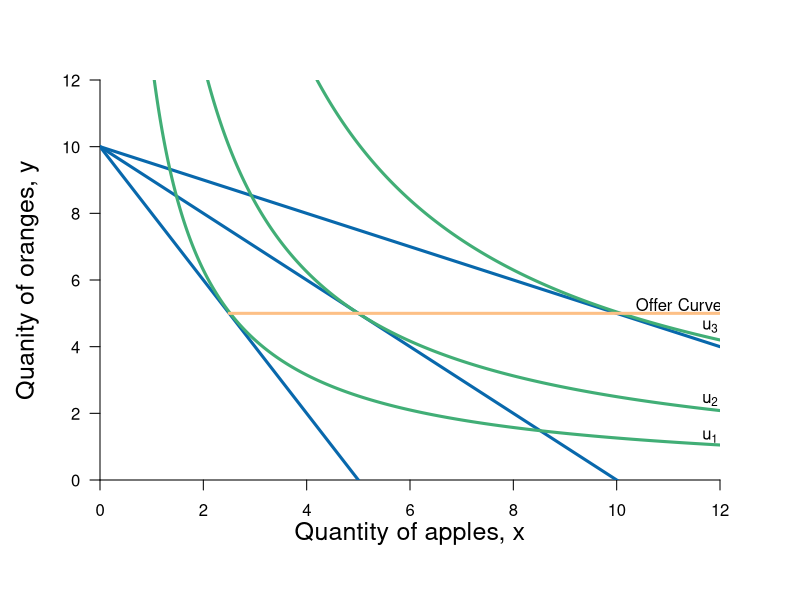

Write R code to recreate this figure.
require(shape)
pdf(file = "bfh-textbook/constrained_optimization/offer_curve_cd.pdf", width = 9, height = 7)

#Set parameters for graphics
axislabelsize <- 1.5
graphlinewidth <- 3
segmentlinewidth <- 2

COL <- c("#7fc97f", "#beaed4", "#fdc086", "#ffff99", "#386cb0", "#f0027f", "#bf5b17", "#666666")
COLA <- c("#99d8c9","#66c2a4","#41ae76", "#238b45", "#005824")
COLB <- c("#4eb3d3", "#2b8cbe", "#0868ac","#084081")

#Edited the margins to cater for the larger LHS labels
par(mar =  c(6, 5, 4, 4))

uA <- function(x, y, alpha = 0.5) {
  (x^alpha)*(y^(1 - alpha))
}

indiffA1 <- function(x, uA = 10, rmax = 2.5, xmax = 10) {
  uA - rmax*x + (1/2)*(rmax/xmax)*(x^2)
}


PriceLine <- function(x, w = 10, p = 1) {
  w - p*x
}


xlims <- c(0, 12)
ylims <- c(0, 12)

npts <- 501 
x <- seq(xlims[1], xlims[2], length.out = npts)
y <- seq(ylims[1], ylims[2], length.out = npts) 
a <- c(3.55, 5, 7.1)

plot(0, 0, xlim = xlims, ylim = ylims, type = "n",
     xlab = expression(paste("")),
     ylab = expression(paste("")), 
     xaxt = "n", 
     yaxt = "n", 
     cex.lab = axislabelsize, 
     bty = "n",
     xaxs="i", 
     yaxs="i")

ticksy <- seq(from = 0, to = ylims[2], by = 2)
ylabels <- seq(from = 0, to = ylims[2], by = 2)
ticksx <- seq(from = 0, to = xlims[2], by = 2)
xlabels <- seq(from = 0, to = xlims[2], by = 2)
# ticksy <- c(0, 13, 15, 17, ylims[2])
# ylabels <- c(NA, expression(paste(y == u[1])), expression(paste(y == u[2])), expression(paste(y == u[3])), NA)
# ticksx <- c(0,  xlims[2])
# xlabels <- c(NA, NA)

axis(1, at = ticksx, pos = 0, labels = xlabels)
axis(2, at = ticksy, pos = 0, labels = ylabels, las = 1)

npts <- 500 
xx1 <- seq(xlims[1], xlims[2], length.out = npts)

lines(xx1, PriceLine(xx1, w = 10, p = 1), col = COLB[3], lwd = graphlinewidth)
#lines(xx1, PriceLine(xx1, w = 10, p = 0.25), col = COLB[3], lwd = graphlinewidth)
lines(xx1, PriceLine(xx1, w = 10, p = 0.5), col = COLB[3], lwd = graphlinewidth)
lines(xx1, PriceLine(xx1, w = 10, p = 2), col = COLB[3], lwd = graphlinewidth)
#lines(xx1, indiffA1(xx1, uA = 20, rmax = 2.5, xmax = 10), col = COLB[4], lwd = graphlinewidth)



mtext(expression(paste("Quantity of apples, ", x)), side=1, line = 2.5, cex = axislabelsize)
text(-1.4, 0.5*ylims[2], expression(paste("Quanity of oranges, ", y)), xpd = TRUE, cex = axislabelsize, srt = 90) 

#segments(4.11765, 6.17647, 5.88, 8.88, lty = 1, col = COL[2] , lwd = graphlinewidth)
#text(7.3, 3, expression("Pareto Efficient"))
#text(7.3, 2.5, expression("Curve"))
#Arrows(7.3, 3.5, 7.3, 6.1, col = "black", lty = 1, lwd = 2, arr.type = "triangle", arr.lwd = 0.5)

#Label the iso-welfare functions for the HG, Aisha
text(11.8, 1.3, expression(u[1]))
text(11.8, 2.4, expression(u[2]))
text(11.8, 4.6, expression(u[3]))
#text(6.6, 8.3, expression(u[4]^A))

text(11.2, 5.25, expression("Offer Curve"))

#Label the indifference curves for the HG, Betty
# text(7.6, 17, expression(u[1]^B))
# text(6.75, 17, expression(u[2]^B))
# text(6, 17, expression(u[3]^B))
#text(3.4, 6.9, expression(v[4]^B))

#Label mrs function
#text(10, 8, expression(paste(mrs(x,y) == r[max] - frac(r[max], x[max])*x)))
#Arrows(10, 7.5, 10, 5.6, col = "black", lty = 1, lwd = 2, arr.type = "triangle", arr.lwd = 0.5)

#Label satiation
#text(20, 4, expression(paste(x[max] == "Point")))
#text(20, 3, expression(paste("of Satiation")))
#Arrows(20, 2.5, 20, 0.5, col = "black", lty = 1, lwd = 2, arr.type = "triangle", arr.lwd = 0.5)

#Label highest willingness to pay
# text(5, 10.5, expression(paste(r[max] == "Maximum")))
# text(5, 9.5, expression(paste("Willingness to Pay")))
# Arrows(3, 10, 0.5, 10, col = "black", lty = 1, lwd = 2, arr.type = "triangle", arr.lwd = 0.5)


contour(x, y, 
        outer(x, y, uA),
        #labels = c("v1", "v2", "v3"),
        drawlabels = FALSE,
        col = COLA[3],
        #xlab = expression(paste("A's Apples, ", x)),
        #ylab = expression(paste("A's Oranges, ", y)),
        #cex.lab = axislabelsize,
        lwd = graphlinewidth,
        levels = a, 
        xaxs="i", 
        yaxs="i", 
        add = TRUE)

segments(2.5, 5, xlims[2], 5, lty = 1, col = COL[3] , lwd = graphlinewidth)
#segments(6, 0, 6, 6, lty = 2, col = "gray" , lwd = segmentlinewidth)
#points(6, 6, pch = 16, col = "black", cex = 1.5)

# par(new = TRUE)
# 
# #Use the same x and ylims as previously, but with locations switched
# xlims2 <- c(18, 0)
# ylims2 <- c(18, 0)

#Leave the ylab and xlab blank to ensure no axes titles
# plot(0, 0, xlim = xlims2, ylim = ylims2, type = "n",
#      xlab = expression(paste("")),
#      ylab = expression(paste("")),
#      xaxt = "n", 
#      yaxt = "n", 
#      cex.lab = 1.3, 
#      bty = "n",
#      xaxs="i", 
#      yaxs="i")
# 
# 
# lines(xx1, indiffAlow(xx1, uA = 46.08, alpha = 16, beta = 1/24), col = COL[2], lwd = graphlinewidth)


#Set up axes at sides 3 and 4 (top and right)
# axis(side = 3, at = ticksx, pos = 0, labels = xlabels)
# axis(side = 4, at = ticksy, pos = 0, labels = ylabels, las = 0)
# mtext("B's Apples, x", side=3, line = 2.5, cex = axislabelsize)
# text(-0.8, 7, expression(paste("B's Oranges, y")), xpd = TRUE, cex = axislabelsize, srt = 270) 
# 
# #Add arrows:
# arrows(-0.8, 10, -0.8, 14, xpd = TRUE, length=0.1,angle=40,lwd=3)
# arrows(6.2, -1.8, 9, -1.8, xpd = TRUE, length=0.1,angle=40,lwd=3)
# 

#Customize ticks and labels for the plot
#ticksy <- seq(from = 0, to = 15, by = 1)
#ylabels <- seq(from = 0, to = 15, by = 1)
#ticksx <- seq(from = 0, to = 10, by = 1)
#xlabels <- seq(from = 0, to = 10, by = 1)
#axis(1, at = ticksx, pos = 0, labels = xlabels)
#axis(2, at = ticksy, pos = 0, labels = ylabels, las = 0)

dev.off()
